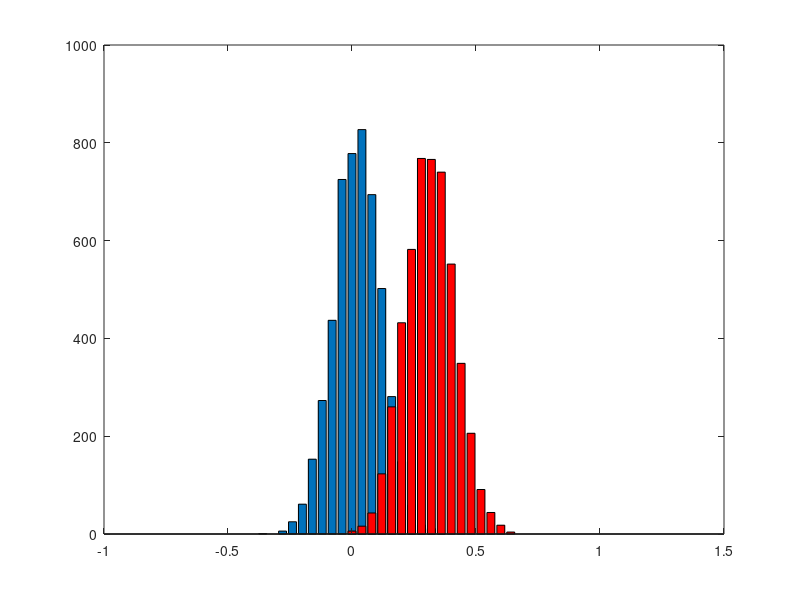

Write MATLAB code to recreate this figure. (Note: this script raises an error after producing the figure.)

% stacked histogram
sd1 = 0.1;
mu1 = 0;
data1 = mu1+ sd1.*randn(5000,1);
sd2 = 0.1;
mu2 = 0.3;
data2 = mu2+ sd2.*randn(5000,1);
%bin specs.
nbins = 50;
bound = 1;
bins = linspace(-bound,bound,nbins);

fig = figure;

% first histogram
y1 = hist(data1, bins);
% second histogram
y2 = hist(data2, bins);

% overlay histograms
bar(y1.');
hold on;
bar(y2.','r');

% relabelx-axis range/ticks
xd = findobj('-property','XData');

for i=1:2
    dat = get(xd(i),'XData');
    dat = 2*dat/nbins - bound;
    set(xd(i),'XData',dat);
end

% PLOTLY 
p = plotlyfigure(gcf);
plotly(p,false);
plotly_url = p.Response.url; 

